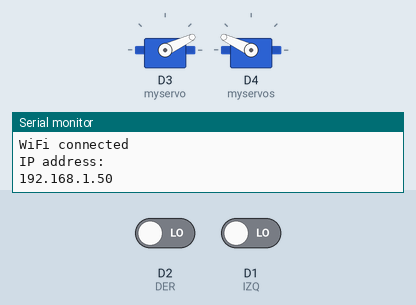
Recording of a sketch running on a simulated ESP8266 (NodeMCU). Parts: 2 × servo, the last lines printed to the serial monitor. The test bench sets the inputs (shaded band); at power-on: D2 (DER) LOW, D1 (IZQ) LOW. WiFi joins after 1.5 s; servers stay silent unless stated; uploads are accepted with an empty reply.

Above: at 2.76 s.
2.8 s: D2 (DER) driven HIGH
At 3.71 s:
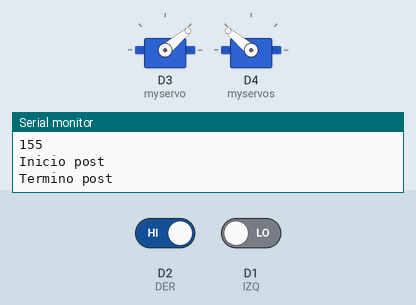
5.8 s: D1 (IZQ) driven HIGH
At 5.93 s:
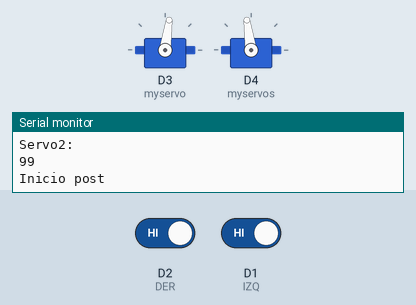
Timing chart, 0 to 17.8 s (numbered marks = the images above; inputs shaded):
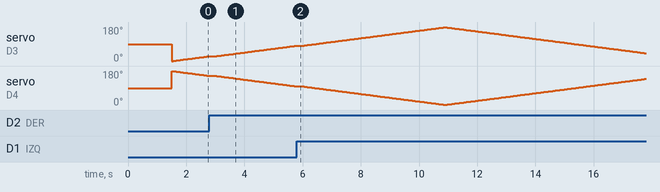

Measured:
- by itself, servo on D3 (myservo): rises from 81° to 179° in 5.1 s, then falls to 41° in 6.9 s

The sketch:

Serno_final.ino
```cpp
#include <ArduinoJson.h>
#include <ESP8266WiFi.h>
#include <ESP8266HTTPClient.h>
#include <WiFiClient.h>
#include <Servo.h>
Servo myservo;// crea el objeto servo
Servo myservos;
int pos = 0, con = 0, c=0, d=0, gra,grad;    // posicion del servo
const int IZQ=D1;
const int DER=D2;
int val, vel, a=0,b=0,seri=0, sera=0, cont=0;
String interruptora="", interruptorb="", est="";
//////////////////////////////////////////////
String server = "";

const char *ssid = "Mon";
const char *password = "12345678i";
//////////////////////////////////////////////

void setup() {
  pinMode(IZQ,INPUT);
  pinMode(DER,INPUT);
  myservo.attach(D3);  // vincula el servo al pin digital 9
  myservos.attach(D4);  // vincula el servo al pin digital 9
Serial.begin(9600);
/////////////////////////////////////////////////////////////////////
Serial.println("WiFi connected");
  WiFi.mode(WIFI_STA);
  WiFi.begin(ssid, password);

  while (WiFi.status() != WL_CONNECTED)
  {
    delay(500);
  }

  Serial.println("");
  Serial.println("WiFi connected");
  Serial.println("IP address: ");
  Serial.println(WiFi.localIP());
////////////////////////////////////////////////////////////////////////////////
}

void loop()
{
val=digitalRead(IZQ);
vel=digitalRead(DER);
seri = myservo.read();
sera = myservos.read();
cont = cont + 1;

if (cont == 1){
c = 0;
myservo.write(c);
interruptora = "Servo1:";
gra = seri;
myservos.write(180 - c);
interruptorb = "Servo2:";
grad = sera;
delay(50);
}
else if (cont > 1 and cont <=180){
c = c + 1;
myservo.write(c);
interruptora = "Servo1:";
gra = seri;
myservos.write(180 - c);
interruptorb = "Servo2:";
grad = sera;
delay(50);
}else if (cont >= 181 and cont <= 360){
c = c - 1;
myservo.write(c);
interruptora = "Servo1:";
gra = seri;
myservos.write(180-c);
interruptorb = "Servo2:";
grad = sera;
delay(50);
if(cont==360){
  cont = cont *0;
}
}

  if (WiFi.status() == WL_CONNECTED)
  { //Check WiFi connection status

    HTTPClient http;
    http.begin("http://144.202.34.148:3340/interruptores");

if (val==HIGH){
  a=a+1;
  b=0;
  con = 0;
  if(a==1){
    Serial.println(interruptora);
    Serial.println(gra);
    Serial.println(interruptorb);
    Serial.println(grad);
    post(interruptora, gra, interruptorb, grad);
  }
}
else if (vel==HIGH){
  b=b+1;
  a=0;
  con = 180;
  if(b==1){
    Serial.println(interruptora);
    Serial.println(gra);
    Serial.println(interruptorb);
    Serial.println(grad);
    post(interruptora, gra, interruptorb, grad);
  }
}
/////////////////////////////////////////////////////////////////////////
  }
}

//////////////////////////////////////////////////////////////////////
void post(String interruptora, int gra, String interruptorb, int grad) {
  Serial.println("Inicio post");
  HTTPClient http;
  String json;
  server = ("http://144.202.34.148:3340/interruptores");


  StaticJsonDocument<256> doc;
  doc["interruptora"] = String(interruptora);
  doc["gra"] = int(gra);
  doc["interruptorb"] = String(interruptorb);
  doc["grad"] = int(grad);
  serializeJson(doc, json);


  http.begin(server);
  http.addHeader("Content-Type", "application/json");
  http.POST(json);
  http.writeToStream(&Serial);
  http.end();
  Serial.println("Termino post");
}
```
